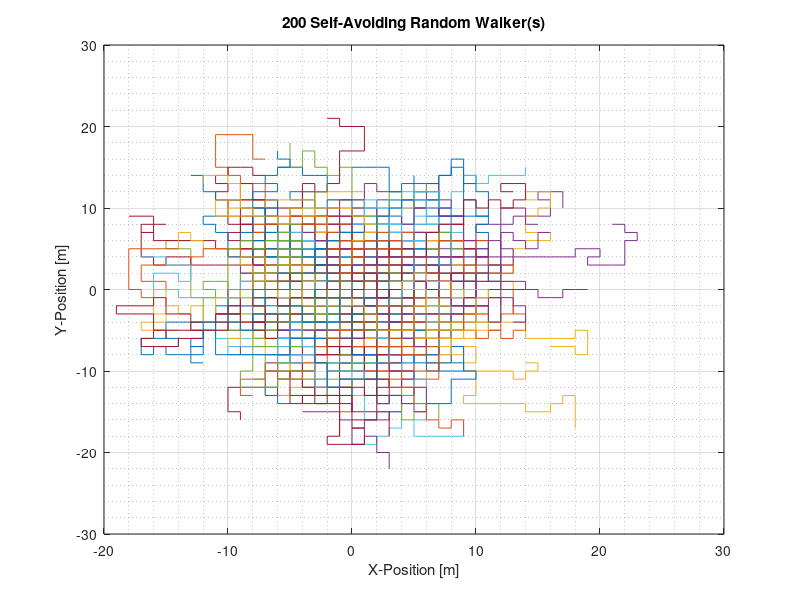
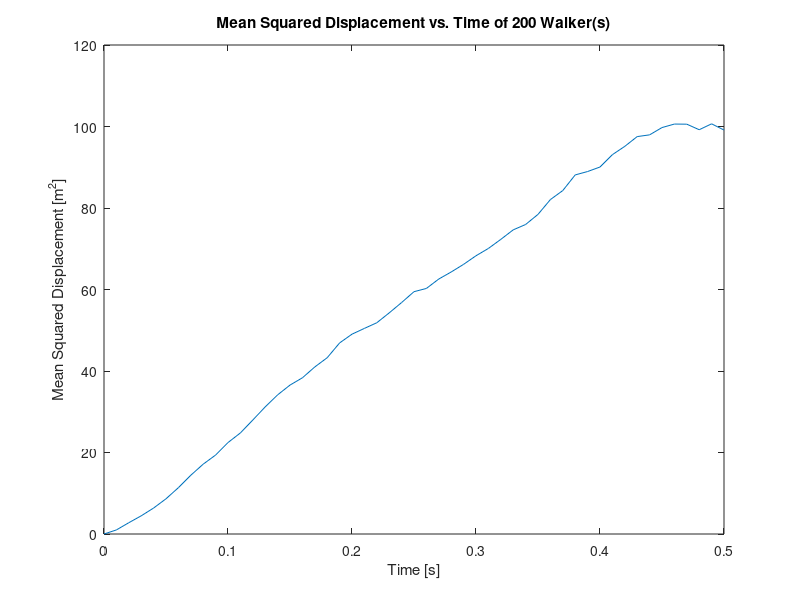

These charts were generated, in order, by the following MATLAB code: (Note: this script raises an error after producing the figures.)
%% Unit 5 Project - Self-Avoiding Random Walk
%
% This program is designed to model a self-avoiding random walk on a
% two-dimensional lattice.

%% Parameters
numWalkers = 200; % number of walkers
dx = 1;           % change in x
dy = 1;           % change in y
stepSize = 1;     % step size
maxSteps = 50;   % maximum number of steps
dt = 0.01;        % change in time
time = 0;         % time

xMax = maxSteps;  % x maximum
yMax = maxSteps;  % y maximum

x = zeros(numWalkers,xMax); % initialize x-matrix
y = zeros(numWalkers,yMax); % initialize y-matrix
stuckWalkers = 0;           % number of 'stuck' walkers
i = 1;                      % used for indexing

%% Method
for row = 1:numWalkers
    
    % space for each walker
    stopWalker = false;                       % flag to stop walker - initially set to false
    space = zeros(maxSteps*2-1,maxSteps*2-1); % initialize total area walkers can walk
    space(maxSteps,maxSteps) = 1;             % set the center of space matrix to 1
    
    for column = 1:stepSize:maxSteps
        
       stopWalker = false;  % flag to stop walker - initially set to false
       hasMoved = 0;        % flag to indicate walker has moved
       iteration = 0;       % initial iteration number
       
       % looks in each direction surrounding one point
       % 1 if another walker is there, 0 if not
       left = space(maxSteps+y(row,column), maxSteps+x(row,column)-stepSize);
       right = space(maxSteps+y(row,column), maxSteps+x(row,column)+stepSize);
       up = space(maxSteps+y(row,column)-stepSize, maxSteps+x(row,column));
       down = space(maxSteps+y(row,column)+stepSize, maxSteps+x(row,column));
       
       while hasMoved == 0
           
           random = ceil(4*rand()); % create random number - round up to whole integer
           
           % random number is mulitiplied by a factor of 4 for each
           % direction it can move. Based on this random value, the particle will move... 
           
           % move left
           if random == 1 && left == 0
               y(row,column+1) = y(row,column);
               x(row,column+1) = x(row,column) - stepSize;
               space(maxSteps+y(row,column), maxSteps+x(row,column)-1) = 1;
               hasMoved=1;
           % move right
           elseif random == 2 && right == 0
               y(row,column+1) = y(row,column);
               x(row,column+1) = x(row,column) + stepSize;
               space(maxSteps+y(row,column), maxSteps+x(row,column)+1) = 1;
               hasMoved=1;
           % move up
           elseif random == 3 && up == 0
               y(row,column+1) = y(row,column) - stepSize;
               x(row,column+1) = x(row,column);
               space(maxSteps+y(row,column)-1, maxSteps+x(row,column)) = 1;
               hasMoved = 1;
           % move down    
           elseif random == 4 && down == 0
               y(row,column+1) = y(row,column) + stepSize;
               x(row,column+1) = x(row,column);
               space(maxSteps+y(row,column)+1, maxSteps+x(row,column)) = 1;
               hasMoved = 1;
           end
           
           % break while loop after 50 iterations
           iteration = iteration + 1;
           if iteration >= 50
               stopWalker = true;
               break
           end
           
       end
       
       rSquared(row,column+1) = (x(row,column+1)-x(row,1))^2 + (y(row,column+1)-y(row,1))^2; %.
       time(column+1) = time(column) + dt;
       
       % rebreak
       if stopWalker == true
           stuckWalkers(1,i) = row;
           i = i + 1;
           break
       end
       
    end
    
    % plot walker motion 
    if stopWalker == true
        figure(1);
        plot(x(row,1:column),y(row,1:column), '-');
        hold on;
    else
        figure(1);
        plot(x(row,1:maxSteps),y(row,1:maxSteps), '-');
        hold on;
    end
end

% calculate <r^2>, D, and alpha values
rSquaredAvg = sum(rSquared)./numWalkers;
D = rSquaredAvg./(4*time); 
alpha = (log(max(rSquaredAvg)./max(D)))./(log(time(maxSteps+1))); 
% rSquaredFit = D.*time.^alpha;

% display D and alpha
disp('Diffusion Coefficent = ');
disp(D);
disp('Alpha = ');
disp(alpha);

%% Plotting
% figure 1 settings
grid on;
grid minor;
titleStr = [num2str(numWalkers), ' Self-Avoiding Random Walker(s)'];
title(titleStr);
xlabel('X-Position [m]');
ylabel('Y-Position [m]');

figure(2);
plot(time,rSquaredAvg);
% plot(time,rSquaredFit);
xlim([0 time(maxSteps+1)])
titleStr2 = ['Mean Squared Displacement vs. Time of ', num2str(numWalkers), ' Walker(s)'];
title(titleStr2);
xlabel('Time [s]');
ylabel('Mean Squared Displacement [m^2]');

%% Fit: 'Mean Squared Displacement'.
[xData, yData] = prepareCurveData( time, rSquaredAvg );

% Set up fittype and options.
ft = fittype( 'poly1' );

% Fit model to data.
[fitresult, gof] = fit( xData, yData, ft );

% Plot fit with data.
figure(3);
h = plot( fitresult, xData, yData );
legend( h, '<r^2>', 'Linear Fit', 'Location', 'NorthEast' );

%set axe limit
xlim([0 0.5]);

% Label axes
title('Mean Squared Displacement vs. time with curve fit');
xlabel('time [s]');
ylabel('Displacement [m^2]');
grid on


